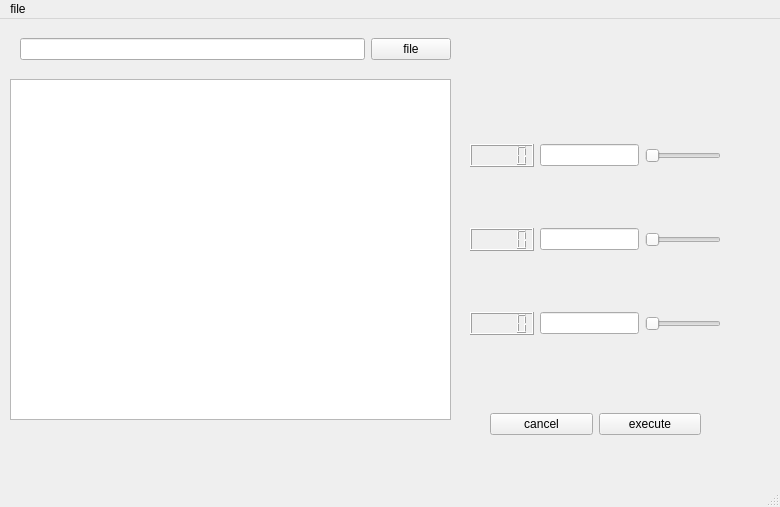
<?xml version="1.0" encoding="UTF-8"?>
<ui version="4.0">
 <class>MainWindow</class>
 <widget class="QMainWindow" name="MainWindow">
  <property name="geometry">
   <rect>
    <x>0</x>
    <y>0</y>
    <width>780</width>
    <height>507</height>
   </rect>
  </property>
  <property name="windowTitle">
   <string>MainWindow</string>
  </property>
  <widget class="QWidget" name="centralwidget">
   <widget class="QGraphicsView" name="graphicsView">
    <property name="geometry">
     <rect>
      <x>10</x>
      <y>60</y>
      <width>441</width>
      <height>341</height>
     </rect>
    </property>
    <property name="mouseTracking">
     <bool>true</bool>
    </property>
   </widget>
   <widget class="QWidget" name="gridLayoutWidget">
    <property name="geometry">
     <rect>
      <x>470</x>
      <y>70</y>
      <width>251</width>
      <height>301</height>
     </rect>
    </property>
    <layout class="QGridLayout" name="gridLayout">
     <item row="0" column="0">
      <widget class="QLCDNumber" name="threshold1_lcd"/>
     </item>
     <item row="2" column="0">
      <widget class="QLCDNumber" name="size_lcd"/>
     </item>
     <item row="0" column="1">
      <widget class="QLineEdit" name="threshold1_edit"/>
     </item>
     <item row="1" column="0">
      <widget class="QLCDNumber" name="threshold2_lcd"/>
     </item>
     <item row="2" column="1">
      <widget class="QLineEdit" name="size_edit"/>
     </item>
     <item row="2" column="2">
      <widget class="QSlider" name="sise_slider">
       <property name="maximum">
        <number>260000</number>
       </property>
       <property name="orientation">
        <enum>Qt::Horizontal</enum>
       </property>
      </widget>
     </item>
     <item row="1" column="1">
      <widget class="QLineEdit" name="threshold2_edit"/>
     </item>
     <item row="1" column="2">
      <widget class="QSlider" name="threshold2_slider">
       <property name="maximum">
        <number>254</number>
       </property>
       <property name="orientation">
        <enum>Qt::Horizontal</enum>
       </property>
      </widget>
     </item>
     <item row="0" column="2">
      <widget class="QSlider" name="threshold1_slider">
       <property name="minimum">
        <number>0</number>
       </property>
       <property name="maximum">
        <number>254</number>
       </property>
       <property name="value">
        <number>0</number>
       </property>
       <property name="orientation">
        <enum>Qt::Horizontal</enum>
       </property>
      </widget>
     </item>
    </layout>
   </widget>
   <widget class="QWidget" name="horizontalLayoutWidget">
    <property name="geometry">
     <rect>
      <x>20</x>
      <y>10</y>
      <width>431</width>
      <height>41</height>
     </rect>
    </property>
    <layout class="QHBoxLayout" name="horizontalLayout">
     <item>
      <widget class="QLineEdit" name="file_edit"/>
     </item>
     <item>
      <widget class="QPushButton" name="file_button">
       <property name="text">
        <string>file</string>
       </property>
      </widget>
     </item>
    </layout>
   </widget>
   <widget class="QWidget" name="horizontalLayoutWidget_2">
    <property name="geometry">
     <rect>
      <x>490</x>
      <y>390</y>
      <width>211</width>
      <height>31</height>
     </rect>
    </property>
    <layout class="QHBoxLayout" name="horizontalLayout_2">
     <item>
      <widget class="QPushButton" name="cancel_button">
       <property name="text">
        <string>cancel</string>
       </property>
      </widget>
     </item>
     <item>
      <widget class="QPushButton" name="exec_button">
       <property name="text">
        <string>execute</string>
       </property>
      </widget>
     </item>
    </layout>
   </widget>
  </widget>
  <widget class="QMenuBar" name="menubar">
   <property name="geometry">
    <rect>
     <x>0</x>
     <y>0</y>
     <width>780</width>
     <height>27</height>
    </rect>
   </property>
   <widget class="QMenu" name="menuFile">
    <property name="title">
     <string>file</string>
    </property>
    <addaction name="actionQuit"/>
   </widget>
   <addaction name="menuFile"/>
  </widget>
  <widget class="QStatusBar" name="statusbar"/>
  <action name="actionQuit">
   <property name="text">
    <string>Quit</string>
   </property>
  </action>
 </widget>
 <resources/>
 <connections>
  <connection>
   <sender>actionQuit</sender>
   <signal>triggered()</signal>
   <receiver>MainWindow</receiver>
   <slot>close()</slot>
   <hints>
    <hint type="sourcelabel">
     <x>-1</x>
     <y>-1</y>
    </hint>
    <hint type="destinationlabel">
     <x>363</x>
     <y>253</y>
    </hint>
   </hints>
  </connection>
  <connection>
   <sender>threshold1_slider</sender>
   <signal>valueChanged(int)</signal>
   <receiver>threshold1_lcd</receiver>
   <slot>display(int)</slot>
   <hints>
    <hint type="sourcelabel">
     <x>681</x>
     <y>162</y>
    </hint>
    <hint type="destinationlabel">
     <x>502</x>
     <y>162</y>
    </hint>
   </hints>
  </connection>
  <connection>
   <sender>threshold2_slider</sender>
   <signal>valueChanged(int)</signal>
   <receiver>threshold2_lcd</receiver>
   <slot>display(int)</slot>
   <hints>
    <hint type="sourcelabel">
     <x>681</x>
     <y>246</y>
    </hint>
    <hint type="destinationlabel">
     <x>502</x>
     <y>246</y>
    </hint>
   </hints>
  </connection>
  <connection>
   <sender>sise_slider</sender>
   <signal>valueChanged(int)</signal>
   <receiver>size_lcd</receiver>
   <slot>display(int)</slot>
   <hints>
    <hint type="sourcelabel">
     <x>681</x>
     <y>330</y>
    </hint>
    <hint type="destinationlabel">
     <x>502</x>
     <y>330</y>
    </hint>
   </hints>
  </connection>
  <connection>
   <sender>threshold1_edit</sender>
   <signal>textChanged(QString)</signal>
   <receiver>threshold1_lcd</receiver>
   <slot>display(QString)</slot>
   <hints>
    <hint type="sourcelabel">
     <x>589</x>
     <y>162</y>
    </hint>
    <hint type="destinationlabel">
     <x>502</x>
     <y>162</y>
    </hint>
   </hints>
  </connection>
  <connection>
   <sender>threshold2_edit</sender>
   <signal>textChanged(QString)</signal>
   <receiver>threshold2_lcd</receiver>
   <slot>display(QString)</slot>
   <hints>
    <hint type="sourcelabel">
     <x>589</x>
     <y>246</y>
    </hint>
    <hint type="destinationlabel">
     <x>502</x>
     <y>246</y>
    </hint>
   </hints>
  </connection>
  <connection>
   <sender>size_edit</sender>
   <signal>textChanged(QString)</signal>
   <receiver>size_lcd</receiver>
   <slot>display(QString)</slot>
   <hints>
    <hint type="sourcelabel">
     <x>589</x>
     <y>330</y>
    </hint>
    <hint type="destinationlabel">
     <x>502</x>
     <y>330</y>
    </hint>
   </hints>
  </connection>
 </connections>
</ui>
